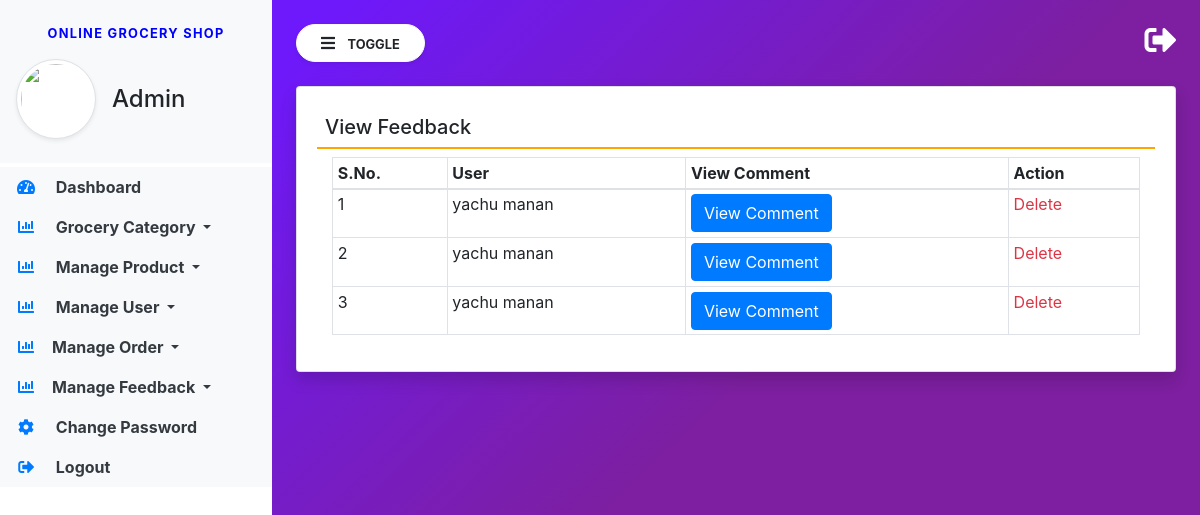
Screenshot of /manage-feedback/?action=1 with the database file from the repository.
### groceryapp/models.py (models this page shows, shortened)
class Feedback(models.Model):
    user = models.ForeignKey(User, on_delete=models.CASCADE, null=True, blank=True)
    message = models.TextField(null=True, blank=True)
    status = models.IntegerField(choices=STATUS, default=2)
    created = models.DateTimeField(auto_now_add=True)
    updated = models.DateTimeField(auto_now=True)

### groceryapp/views.py (the view)
# urls.py: path('manage-feedback/', manage_feedback, name="manage_feedback"),
def manage_feedback(request):
    action = request.GET.get('action', 0)
    feedback = Feedback.objects.filter(status=int(action))
    return render(request, 'manage_feedback.html', locals())

### groceryapp/templates/manage_feedback.html (shortened to what this page needs)
{% extends 'admin_base.html' %}
{% block main  %}
<div class="card shadow">
    <div class="card-body">
        <h5 class="p-2" style="border-bottom: 2px solid orange;">View Feedback</h5>
        <div class="container-fluid">
            <table class="table table-bordered table-sm" id="example">
                <thead>
                <tr>
                    <th>S.No.</th>
                    <th>User</th>
                    <th>View Comment</th>
                    <th>Action</th>
                </tr>
                </thead>
                <tbody>
                {% for i in feedback %}
                <tr id="row-{{forloop.counter}}">
                    <td>{{forloop.counter}}</td>
                    <td>{{i.user.first_name}} {{i.user.last_name}}</td>
                    <td>
                        <button type="button" class="btn btn-primary" data-toggle="modal" data-target="#exampleModal-{{forloop.counter}}">
                          View Comment
                        </button>
                    </td>
                    <td>
                        <a href="/delete-feedback/{{i.id}}/" class="text-danger"
                           onclick="return confirm('Are You Sure?')">Delete</a></td>
                </tr>
                {% endfor %}
                </tbody>
            </table>
        </div>
    </div>
</div>
{% endblock %}

### groceryapp/static/css/sidebar.css (style rules this page uses)
body { background-image : linear-gradient(135.9deg,rgba(109,25,252,1) 16.4%,rgba(125,31,160,1) 56.1%); min-height:100vh; }

### rows the page displays
Feedback: user.first_name "yachu", user.last_name "manan"
Feedback: user.first_name "yachu", user.last_name "manan"
Feedback: user.first_name "yachu", user.last_name "manan"
